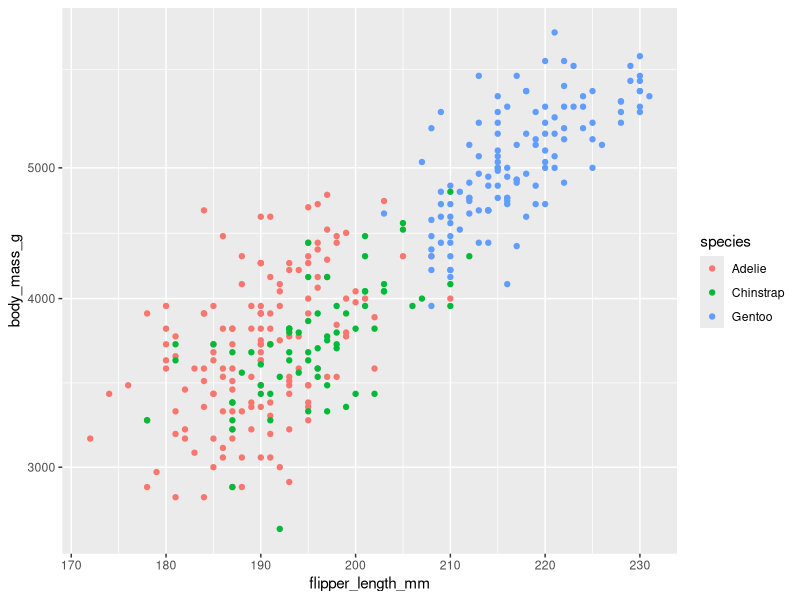
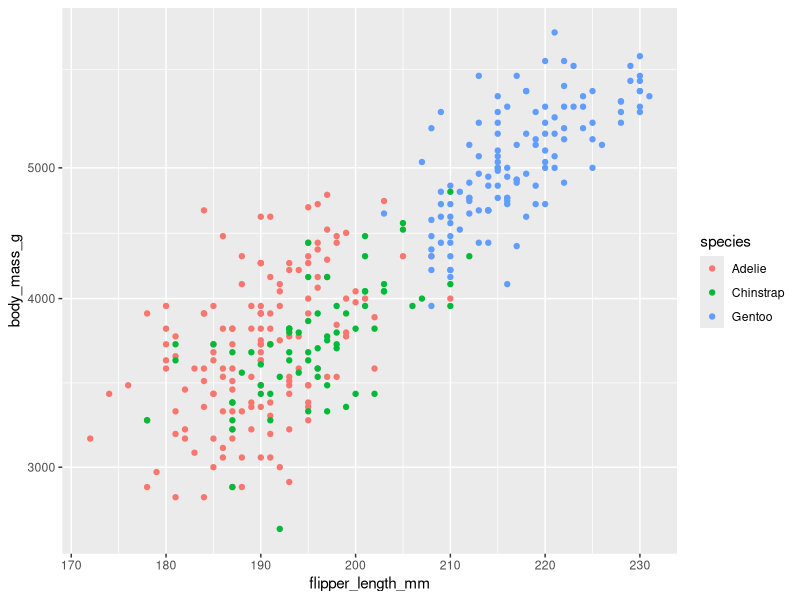

Write the R code that produced these figures, in order.

            library(ggplot2)
            library(palmerpenguins)
            built_answer <- tryCatch(
                {
                    set.seed(42)
                    ggplot(penguins, aes(x = flipper_length_mm, y = body_mass_g, colour = species)) + geom_point() + scale_y_log10()
                    suppressWarnings(
                        if (!file.exists("/sandbox/figures/body-mass_flipper-length_scatter_log_scale_answer.png")) {
                            ggsave(
                                width = 3,
                                height = 3,
                                "/sandbox/figures/body-mass_flipper-length_scatter_log_scale_answer.png"
                            )
                        }
                    )
                    suppressWarnings(
                        ggplot_build(last_plot())
                    )
                },
                error = function(e) {
                    'ERROR'
                }
            )
            built_submission <- tryCatch(
                {
                    set.seed(42)
                    ggplot(penguins, aes(x = flipper_length_mm, y = body_mass_g, color = species)) +
  geom_point() +
  scale_y_log10()
                    suppressWarnings(
                        ggsave(
                            width = 3,
                            height = 3,
                            "figures/body-mass_flipper-length_scatter_log_scale_submission_command-a-plus.png"
                        )
                    )
                    suppressWarnings(
                        ggplot_build(last_plot())
                    )
                },
                error = function(e) {
                    'ERROR'
                }
            )
            cat(isTRUE(all.equal(built_answer, built_submission)))
        
